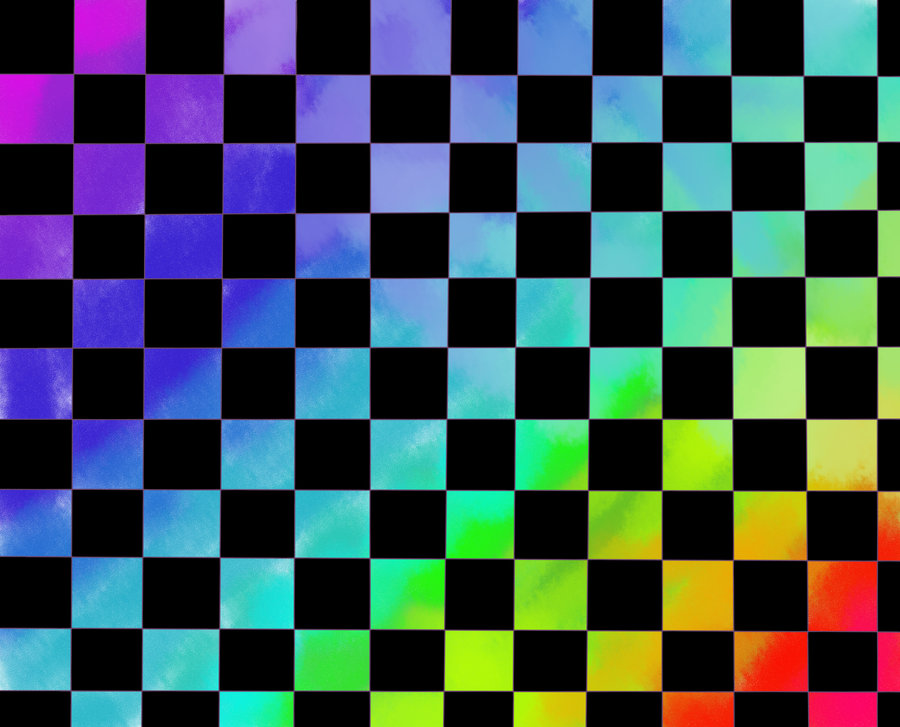
#> input picture input3.jpg, 900 x 727 px
$ python lineDetection.py
#> lines starting #> are read from the running program, lines starting #| are printed output that depends on the picture; after the words box and inside, x2 and y2 are one past the last pixel; in counts of white or black regions, pixels touching at a corner belong together
import cv2
from matplotlib.pyplot import *

img = cv2.imread('input3.jpg')
#> img is the input picture: shape (727, 900, 3); mean B, G, R 81, 78.5, 57.6
gray = cv2.cvtColor(img,cv2.COLOR_BGR2GRAY)
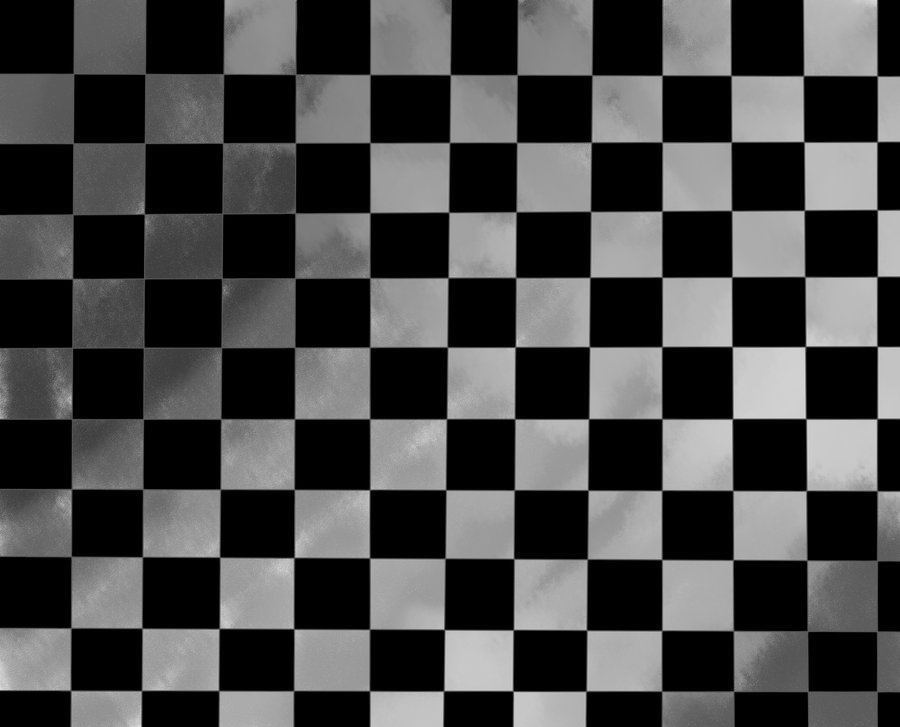
#> gray: shape (727, 900); min 0, max 221, mean 72.5
edges = cv2.Canny(gray,50,150,apertureSize = 3)
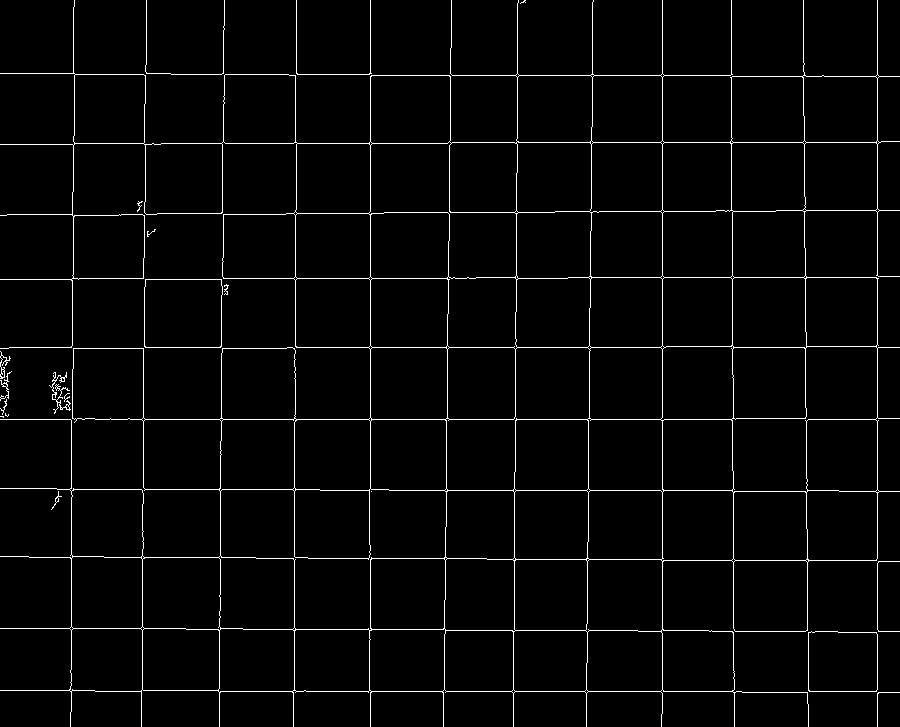
#> edges: shape (727, 900); 2.8% white in thin lines or dots

lines = cv2.HoughLines(edges,1,np.pi/180,200)
#> lines = 18 rows, first 8: [419, 1.57], [877, 0], [662, 0], [691, 1.57], [347, 1.57], [370, 0], [490, 1.57], [142, 1.57]
for rho,theta in lines[0]:
    a = np.cos(theta)
    b = np.sin(theta)
    x0 = a*rho
    y0 = b*rho
    x1 = int(x0 + 1000*(-b))
    y1 = int(y0 + 1000*(a))
    x2 = int(x0 - 1000*(-b))
    y2 = int(y0 - 1000*(a))

    cv2.line(img,(x1,y1),(x2,y2),(0,0,255),2)
#> this loop made 1 pass
#> (rho, theta, a, b, x0, y0, x1, y1) on pass 1: (419, 1.57, -4.37e-08, 1, -1.83e-05, 419, -1000, 418)
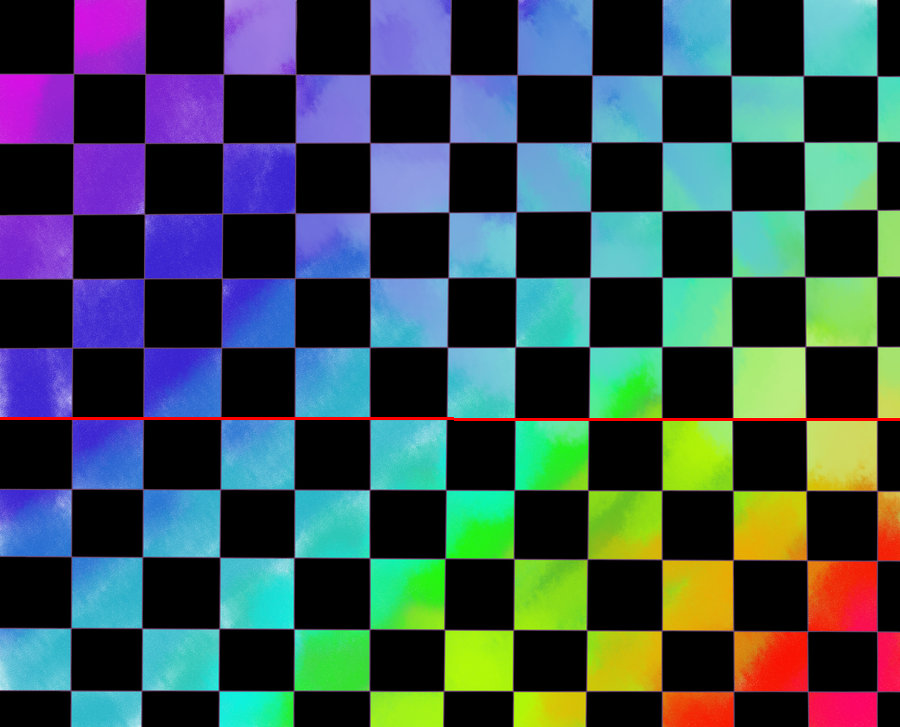
#> img: shape (727, 900, 3); 0.41% of pixels changed, all inside (x1, y1, x2, y2) = (0, 417, 900, 421)

cv2.imwrite('houghlines3.jpg',img)
imshow(img)
show()

$ run again, with input1.jpg copied over input3.jpg
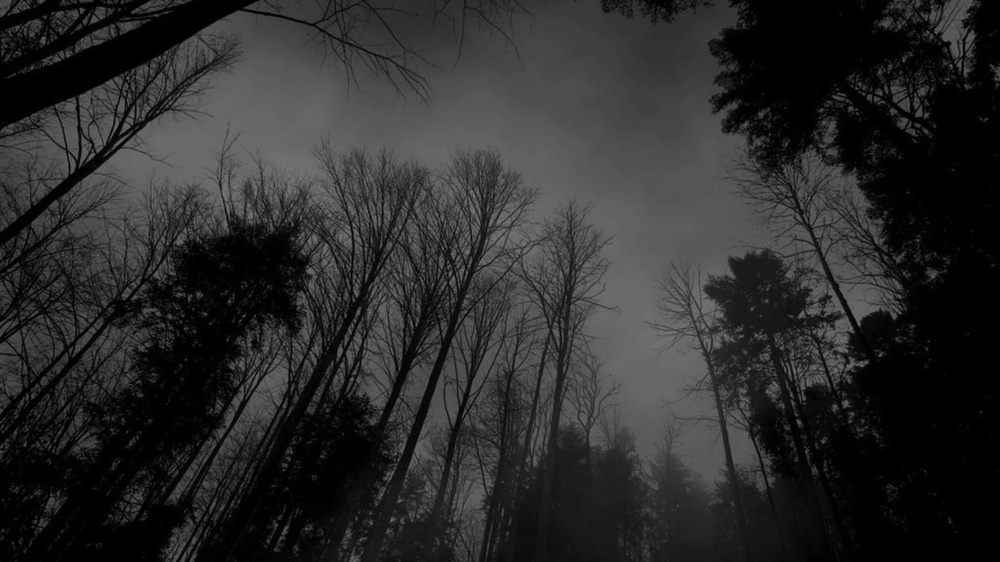
#> input picture input1.jpg, 1000 x 562 px, shrunk from 1920 x 1080 before the run
#> img is the input picture: shape (562, 1000, 3); min 0, max 123, mean 43.2
#> `edges = cv2.Canny(gray,50,150,apertureSize = 3)`:
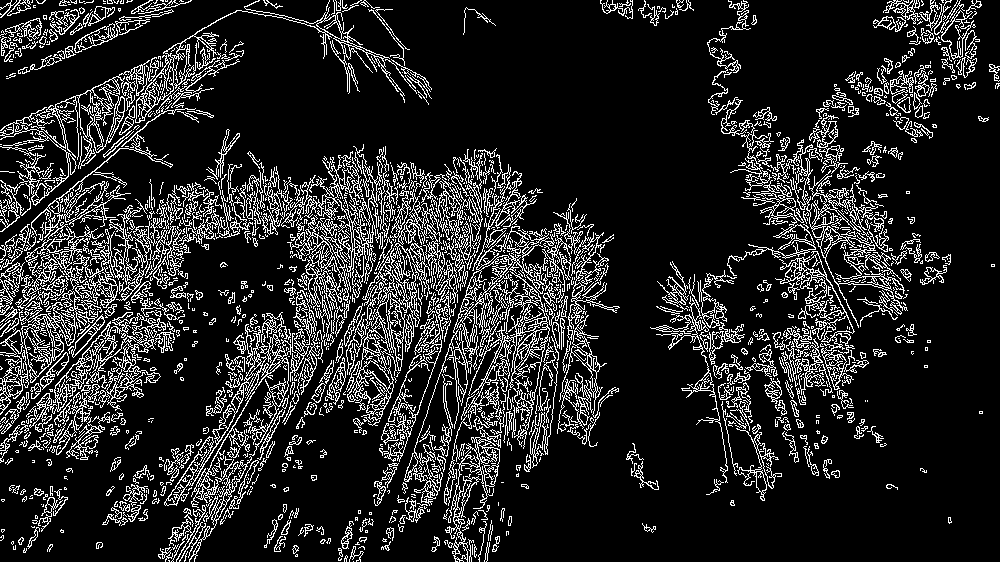
#> edges: shape (562, 1000); 14.7% white in thin lines or dots
#> lines = 1949 rows, first 8: [172, 1.78], [184, 1.76], [159, 1.8], [300, 1.54], [324, 1.59], [166, 1.78], [404, 1.36], [205, 1.69]
#> the loop `for rho,theta in lines[0]:` made 1 pass
#> (rho, theta, a, b, x0, y0, x1, y1) on pass 1: (172, 1.78, -0.208, 0.978, -35.76, 168.2, -1013, -39)
#> after the loop `for rho,theta in lines[0]:`:
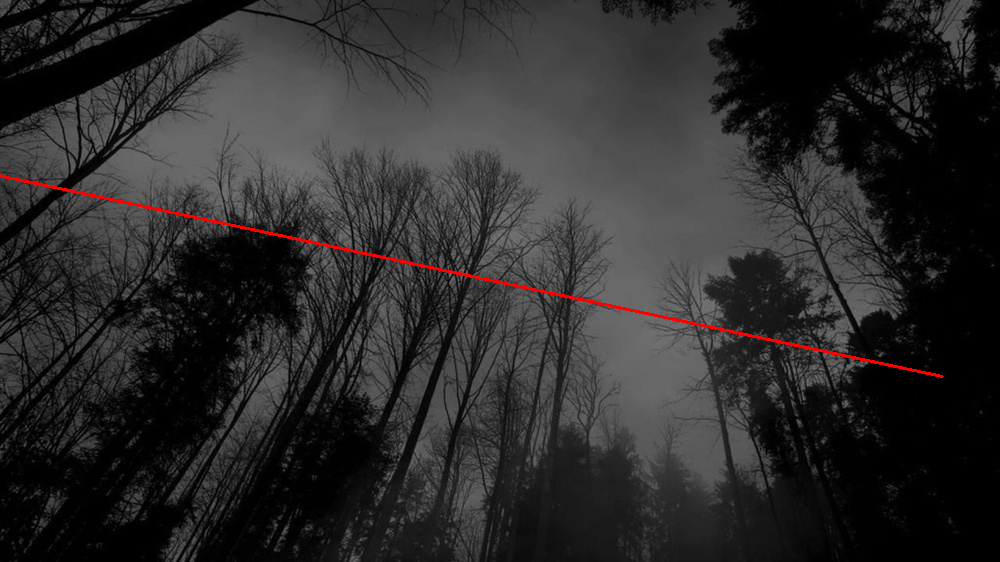
#> img: shape (562, 1000, 3); 0.51% of pixels changed, all inside (x1, y1, x2, y2) = (0, 174, 944, 378)

$ run again, with input2.jpg copied over input3.jpg
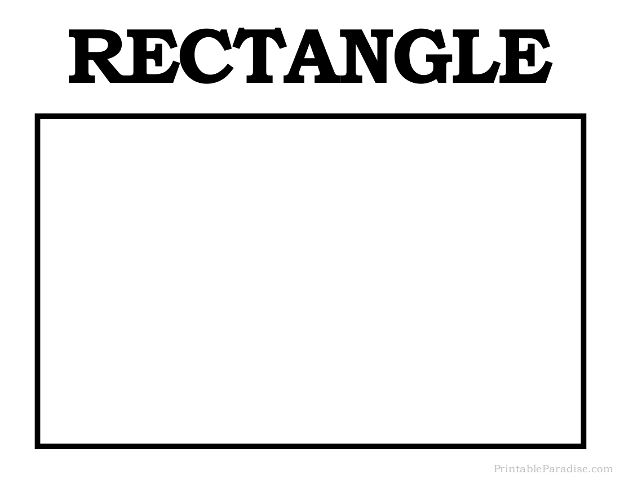
#> input picture input2.jpg, 620 x 479 px
#> img is the input picture: shape (479, 620, 3); min 0, max 255, mean 234.6
#> `edges = cv2.Canny(gray,50,150,apertureSize = 3)`:
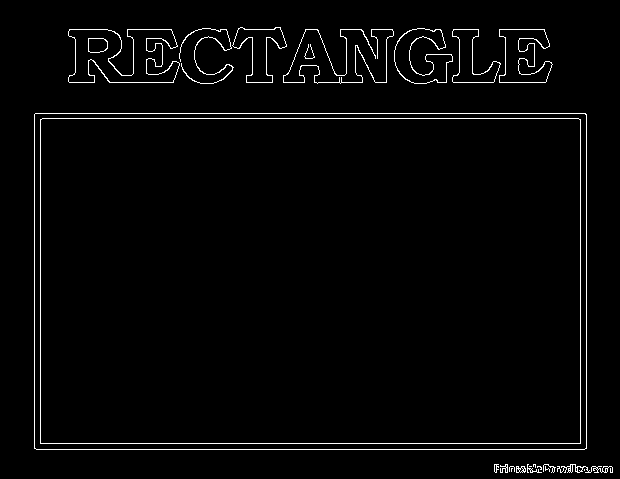
#> edges: shape (479, 620); 2.3% white in thin lines or dots, all inside (x1, y1, x2, y2) = (34, 27, 613, 473)
#> lines = [[113, 1.57], [449, 1.57], [443, 1.57], [118, 1.57], [586, 0], [34, 0], [580, 0], [40, 0], [82, 1.57], [29, 1.57]]
#> the loop `for rho,theta in lines[0]:` made 1 pass
#> (rho, theta, a, b, x0, y0, x1, y1) on pass 1: (113, 1.57, -4.37e-08, 1, -4.94e-06, 113, -1000, 112)
#> after the loop `for rho,theta in lines[0]:`:
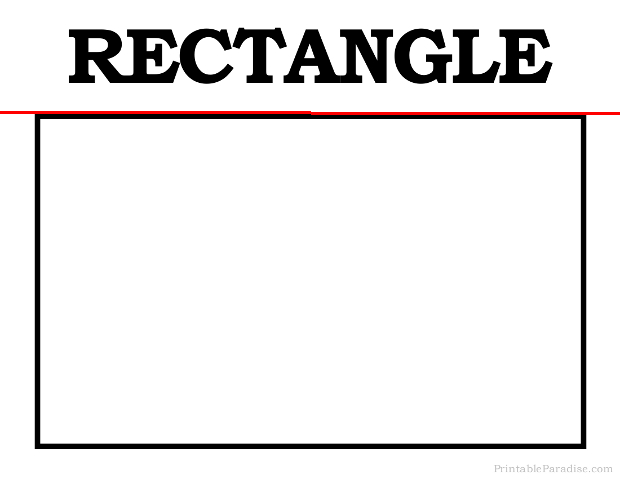
#> img: shape (479, 620, 3); 0.63% of pixels changed, all inside (x1, y1, x2, y2) = (0, 111, 620, 115)

$ run again, with input4.jpg copied over input3.jpg
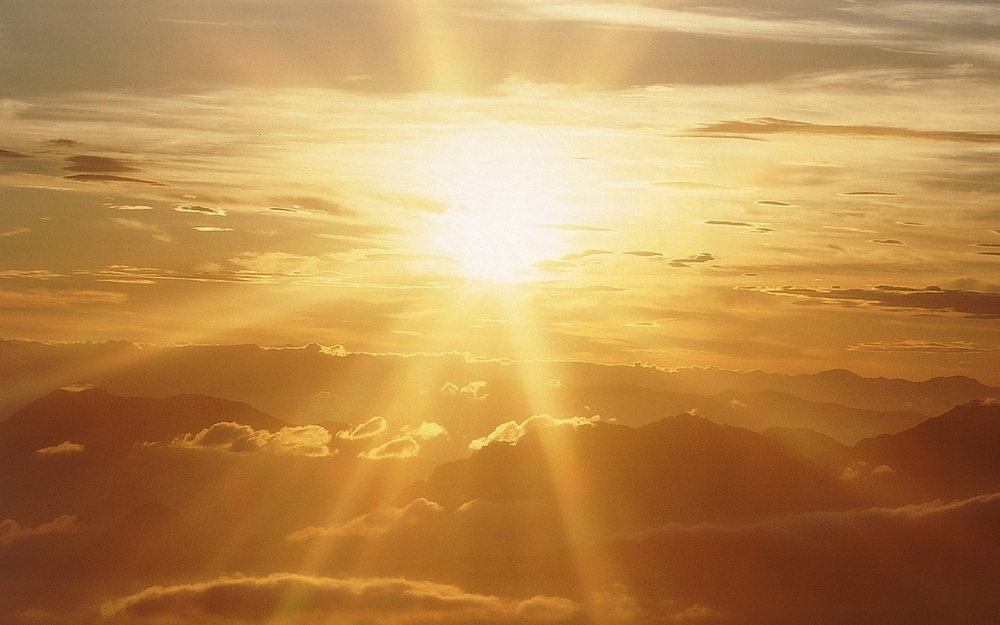
#> input picture input4.jpg, 1000 x 625 px, shrunk from 1920 x 1200 before the run
#> img is the input picture: shape (625, 1000, 3); mean B, G, R 80.6, 140.4, 187
#> `edges = cv2.Canny(gray,50,150,apertureSize = 3)`:
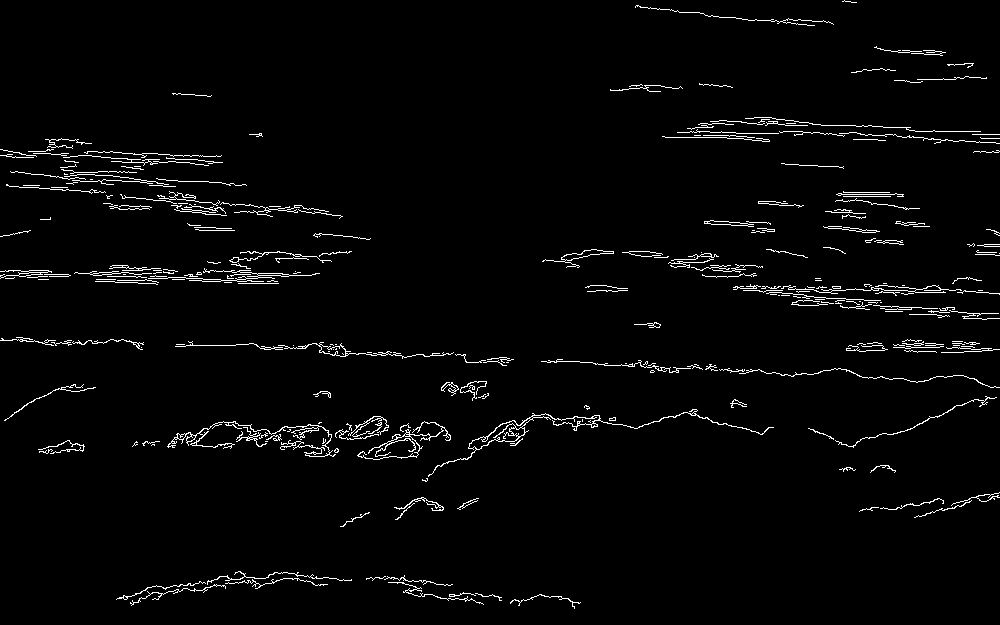
#> edges: shape (625, 1000); 2.6% white in thin lines or dots
#> lines = [[332, 1.62], [275, 1.59]]
#> the loop `for rho,theta in lines[0]:` made 1 pass
#> (rho, theta, a, b, x0, y0, x1, y1) on pass 1: (332, 1.62, -0.0523, 0.999, -17.38, 331.5, -1016, 279)
#> after the loop `for rho,theta in lines[0]:`:
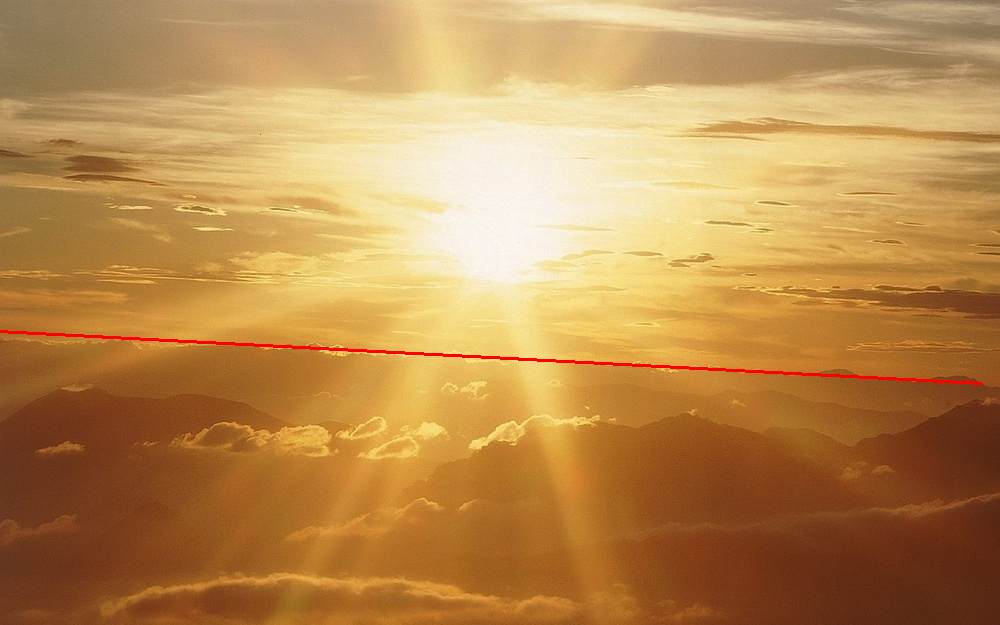
#> img: shape (625, 1000, 3); 0.47% of pixels changed, all inside (x1, y1, x2, y2) = (0, 330, 983, 385)
